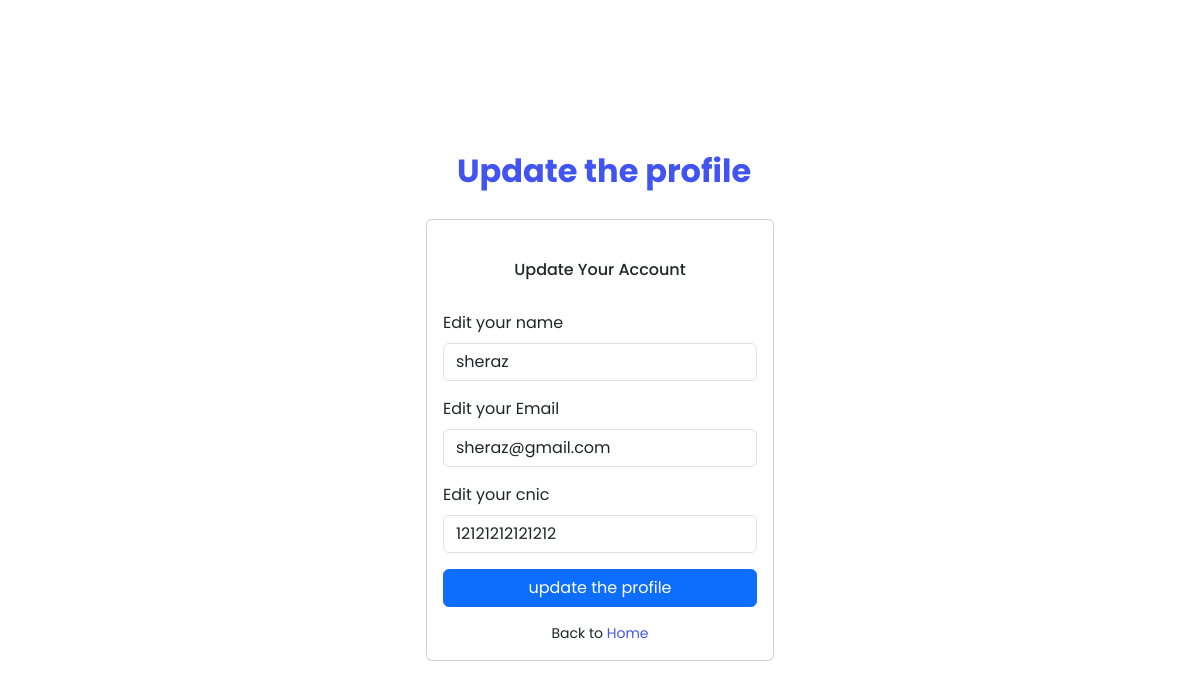
The page /edit.php?id=1 on the database as committed earlier.
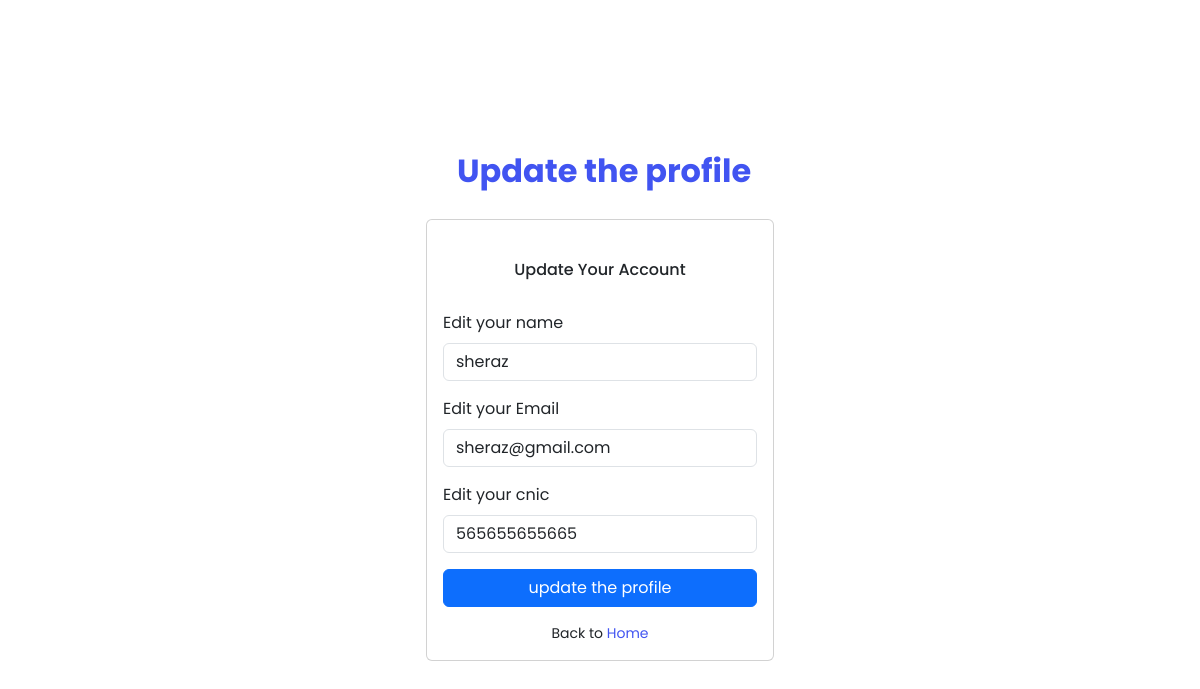
The same page on the database as committed later.
### tables this page shows
CREATE TABLE `user` (
  `id` int(11) NOT NULL,
  `name` varchar(255) NOT NULL,
  `email` varchar(255) NOT NULL,
  `cnic` varchar(255) NOT NULL,
  `password` varchar(255) NOT NULL,
  `time` datetime NOT NULL DEFAULT current_timestamp()
);

### edit.php (the view, shortened to what this page needs)
<?php
require 'conn.php';
$id = $_GET['id'];
$selectQ = "SELECT * FROM `user` WHERE id=$id";
$select = mysqli_query($conn,$selectQ);
$GetOldData = mysqli_fetch_array($select);
?>
<!DOCTYPE html>
<html lang="en">
<head>
    <?php require './component/_links.php'?>
</head>
<body>
  <main>
    <div class="container">
      <section class="section register min-vh-100 d-flex flex-column align-items-center justify-content-center py-4">
        <div class="container">
          <div class="row justify-content-center">
            <div class="col-lg-4 col-md-6 d-flex flex-column align-items-center justify-content-center">
              <div class="d-flex justify-content-center py-4">
                <a href="#" class="logo d-flex align-items-center w-auto">
                  <span style="font-size: 2rem; margin-left: 0.5rem;" class="d-none d-lg-block"><b>Update the
                      profile</b></span>
                </a>
              </div>
              <div class="card mb-3">
                <div class="card-body">
                  <div class="pt-4 pb-2">
                    <h5 style="font-size: 1rem !important;" class="card-title text-center pb-0 fs-4">Update Your Account
                    </h5>
                  </div>
                  <form class="row g-3 needs-validation" novalidate action="update.php" method="GET">
                    <div class="col-12">
                      <label for="yourEmail" class="form-label">Edit your name</label>
                      <input minlength="5" maxlength="30" type="text" name="nameedit" class="form-control" id="yourEmail"
                        value=<?=$GetOldData['name']?> required >
                    </div>
                    <div class="col-12">
                      <label for="yourEmail" class="form-label">Edit your Email</label>
                      <input type="email" name="emailedit" class="form-control" id="yourEmail" value=<?=$GetOldData['email']?>  required>
                    </div>
                    <div class="col-12">
                      <label for="yourEmail" class="form-label">Edit your cnic</label>
                      <input type="number" name="cnicedit" class="form-control" id="yourEmail" value=<?=$GetOldData['cnic']?> required>
                    </div>
                    <div class="col-12">
                      <input class="btn btn-primary w-100" name="submit" type="submit" value="update the profile">
                    </div>
                    <div class="col-12" style="display: flex; justify-content: center;">
                      <p class="small mb-0  ">Back to <a href="welcome.php">Home</a></p>
                    </div>
                  </form>
                </div>
              </div>
            </div>
          </div>
        </div>
      </section>
    </div>
  </main>
</body>
</html>

Rows that differ between the two databases and show on the page:
changed user "sheraz": cnicedit "12121212121212" → "565655655665"
